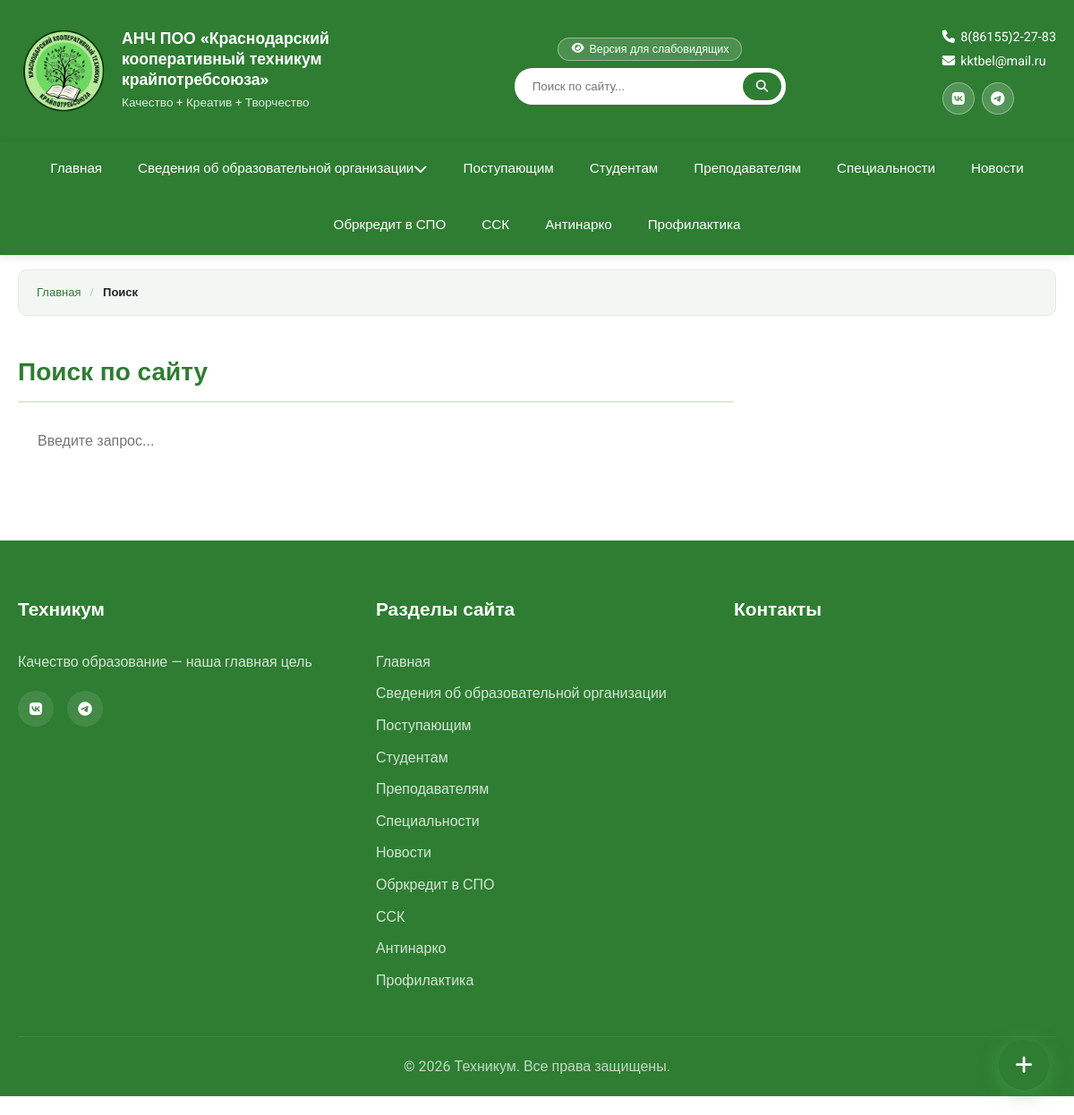
The page /search/ on the database as committed earlier.
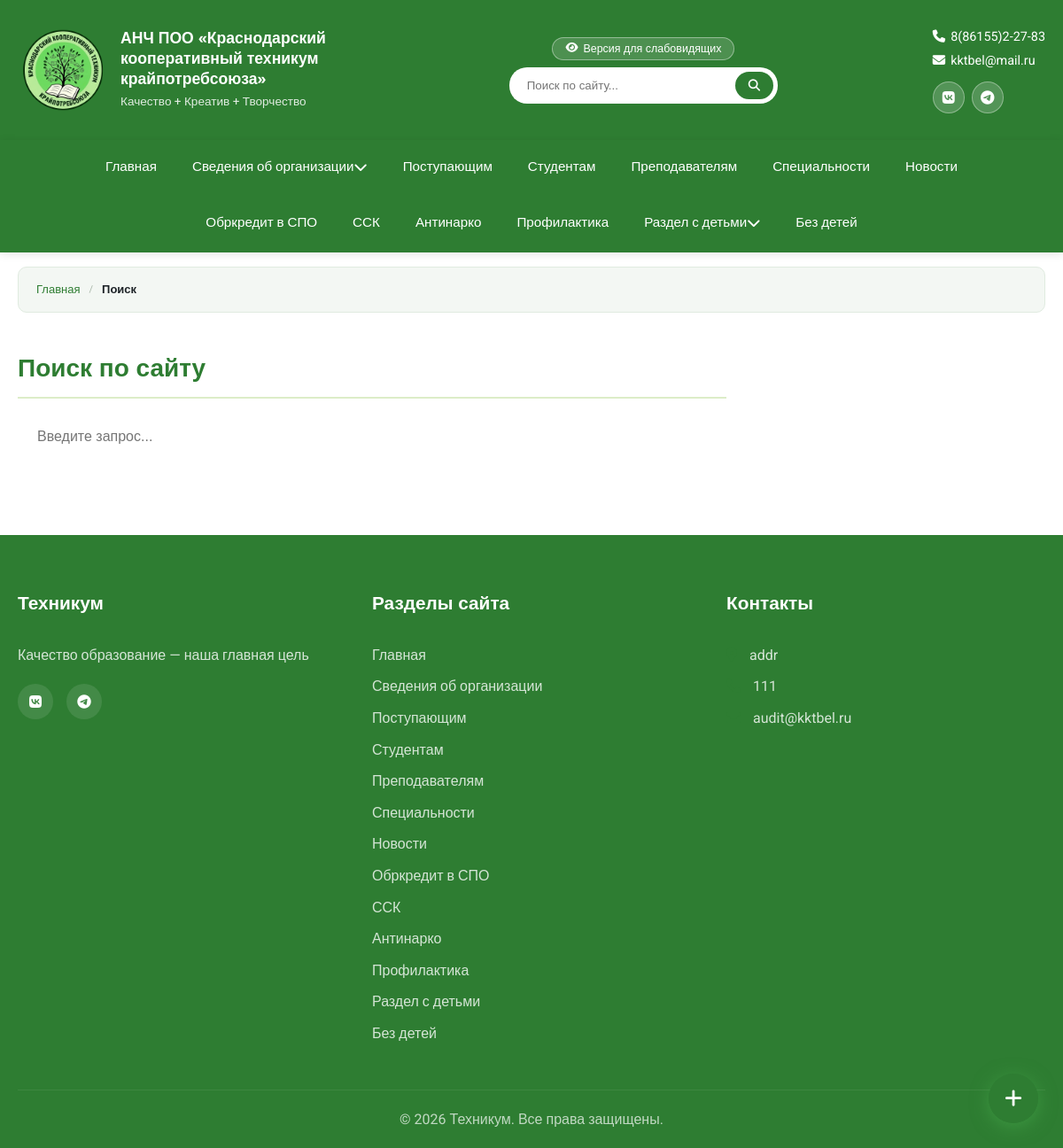
The same page on the database as committed later.
### cms/models.py (models this page shows, shortened)
class MenuItem(MPTTModel):
    title = models.CharField('Название', max_length=200)
    slug = models.SlugField('URL', max_length=200, unique=True, blank=True)
    parent = TreeForeignKey(
        'self',
        on_delete=models.CASCADE,
        null=True,
        blank=True,
        related_name='children',
        verbose_name='Родительский пункт'
    )
    page = models.OneToOneField(
        'Page',
        on_delete=models.SET_NULL,
        null=True,
        blank=True,
        related_name='menu_item',
        verbose_name='Связанная страница'
    )
    order = models.IntegerField('Порядок', default=0)
    is_active = models.BooleanField('Активен', default=True)
    created_at = models.DateTimeField('Создано', auto_now_add=True)
    updated_at = models.DateTimeField('Обновлено', auto_now=True)
    class MPTTMeta:
        order_insertion_by = ['order']
    class Meta:
        verbose_name = 'Пункт меню'
        verbose_name_plural = 'Навигационное меню'
        ordering = ['order', 'title']
    def get_absolute_url(self):
        children = self.get_children().filter(is_active=True).order_by('order', 'title')
        for child in children:
            if child.page_id:
                return child.page.get_absolute_url()
            if child.slug:
                return self._url_for_slug(child.slug)
        if self.page_id:
            return self.page.get_absolute_url()
        if self.slug:
            return self._url_for_slug(self.slug)
        return '#'
    @staticmethod
    def _url_for_slug(slug):
        if slug in ('news', 'novosti', 'novosti-test'):
            return '/news/'
        return f'/page/{slug}/'
    def get_active_children(self):
        return self.get_children().filter(is_active=True).order_by('order', 'title')

class HomePage(models.Model):
    site_name = models.CharField(
        'Название техникума',
        max_length=300,
        default='АНЧ ПОО «Краснодарский кооперативный техникум крайпотребсоюза»',
    )
    site_tagline = models.CharField('Слоган', max_length=200, default='Качество + Креатив + Творчество', blank=True)
    site_phone = models.CharField('Телефон', max_length=50, default='8(86155)2-27-83', blank=True)
    site_email = models.EmailField('Email', default='kktbel@mail.ru', blank=True)
    site_vk = models.URLField('ВКонтакте', default='https://vk.com/belkkt', blank=True)
    site_telegram = models.URLField('Telegram', default='https://t.me/belkkt', blank=True)
    welcome_title = models.CharField('Заголовок приветствия', max_length=200, default='Добро пожаловать!')
    welcome_text = models.TextField('Текст приветствия', blank=True)
    director_name = models.CharField('Имя директора', max_length=200, blank=True)
    director_position = models.CharField('Должность директора', max_length=200, blank=True)
    director_image = models.ImageField('Фото директора', upload_to='homepage/', blank=True)
    director_message = models.TextField('Обращение директора', blank=True)
    slider_title = models.CharField('Заголовок слайдера', max_length=200, default='Добро пожаловать в наш техникум!')
    slider_text = models.TextField('Текст слайдера', default='Мы готовим специалистов с 1944 года')
    slider_image = models.ImageField('Изображение слайдера', upload_to='homepage/', blank=True)
    bento_title = models.CharField('Заголовок быстрых ссылок', max_length=200, default='Быстрые ссылки')
    specialties_label = models.CharField('Подпись блока специальностей', max_length=100, default='Образование', blank=True)
    specialties_title = models.CharField(
        'Заголовок специальностей',
        max_length=300,
        default='Мы обучаем востребованным специальностям',
    )
    specialties_text = models.TextField(
        'Текст специальностей',
        blank=True,
        default='Среднее профессиональное образование по очной форме. Поступление после 9 и 11 классов.',
    )
    specialties_image = models.ImageField('Фото блока специальностей', upload_to='homepage/', blank=True)
    specialties_count = models.CharField('Число специальностей', max_length=10, default='7', blank=True)
    specialties_list = models.TextField(
        'Список специальностей (каждая с новой строки: иконка|название|код)',
        blank=True,
        help_text='Пример: fa-plane|Туризм и гостеприимство|43.02.16',
    )
    hotline_text = models.TextField('Текст телефона доверия', blank=True)
    vov_text = models.CharField('Текст блока ВОВ', max_length=300, blank=True, default='Победа в Великой Отечественной войне 1941-1945')
    vov_image = models.ImageField('Изображение ВОВ', upload_to='homepage/', blank=True)
    contacts_title = models.CharField('Заголовок контактов', max_length=200, default='Контакты')
    contacts_address = models.CharField('Адрес', max_length=300, blank=True)
    contacts_phone = models.CharField('Телефон контактов', max_length=100, blank=True)
    contacts_phone2 = models.CharField('Доп. телефон', max_length=100, blank=True)
    contacts_email = models.EmailField('Email контактов', blank=True)
    contacts_hours = models.CharField('Режим работы', max_length=200, blank=True)
    contacts_map_url = models.URLField('Ссылка на карту (iframe)', blank=True)
    footer_tagline = models.CharField(
        'Текст в подвале',
        max_length=300,
        default='Качество образование — наша главная цель',
        blank=True,
    )
    footer_copyright = models.CharField(
        'Копирайт',
        max_length=300,
        default='© 2026 Техникум. Все права защищены.',
        blank=True,
    )
    updated_at = models.DateTimeField('Обновлено', auto_now=True)
    class Meta:
        verbose_name = 'Главная страница'
        verbose_name_plural = 'Главная страница'
    @classmethod
    def load(cls):
        obj, created = cls.objects.get_or_create(pk=1)
        return obj

### cms/views.py (the view, shortened to what this page needs)
# urls.py: path('search/', views.search, name='search'),
def search(request):
    from .search_utils import search_pages, search_documents, search_news
    query = request.GET.get('q', '').strip()
    pages = []
    documents = []
    news_results = []
    context = {
        'query': query,
        'pages': pages,
        'documents': documents,
        'news_results': news_results,
        'total': len(list(pages)) + len(list(documents)) + len(list(news_results)),
    }
    return render(request, 'cms/search.html', context)

### cms/context_processors.py (called while the page is built)
def _dedupe_root_menu(items):
    items = list(items)
    best = {}
    for item in items:
        key = (item.title or '').strip().casefold()
        if not key:
            continue
        children = item.get_children().filter(is_active=True).count()
        score = (1 if item.page_id else 0, children, -item.order, item.pk)
        prev = best.get(key)
        if prev is None or score > prev[1]:
            best[key] = (item.pk, score)
    keep = {pk for pk, _ in best.values()}
    return [item for item in items if item.pk in keep]

def get_root_menu_items():
    menu_items = MenuItem.objects.filter(
        parent=None, is_active=True
    ).order_by('order', 'title')
    return _dedupe_root_menu(menu_items)

def site_context(request):
    homepage = HomePage.load()
    return {
        'site_settings': homepage,
        'menu_items': get_root_menu_items(),
    }

### cms/models.py (called while the page is built)
    def get_absolute_url(self):
        if self.slug == 'news':
            return '/news/'
        return f'/page/{self.slug}/'

### templates/cms/search.html (shortened to what this page needs)
{% extends 'cms/base.html' %}
{% load static %}
{% block content %}
<main>
<div class="container">
  <nav class="breadcrumbs" aria-label="Навигация по разделам">
    <a href="{% url 'cms:index' %}">Главная</a>
    <span class="crumb-sep" aria-hidden="true">/</span>
    <span class="crumb-current">Поиск</span>
  </nav>
  <div class="search-page">
    <h1 class="page-title">Поиск по сайту</h1>
    <form class="search-page__form" action="{% url 'cms:search' %}" method="get">
      <input type="text" name="q" value="{{ query }}" placeholder="Введите запрос..." autofocus>
      <button type="submit"><i class="fas fa-search"></i> Найти</button>
    </form>
  </div>
</div>
</main>
{% endblock %}

### templates/cms/base.html (shortened to what the changed rows need)
<!DOCTYPE html>
<html lang="ru">
<head>
    <link rel="stylesheet" href="https://cdnjs.cloudflare.com/ajax/libs/font-awesome/6.4.0/css/all.min.css">
    {% load static %}
    <link rel="stylesheet" href="{% static 'style.css' %}">
    <link rel="stylesheet" href="{% static 'media-styles.css' %}">
    <link rel="stylesheet" href="{% static 'css/responsive.css' %}">
</head>
<body>
<header class="header">
    <div class="container">
        <div class="header-inner">
            <div class="logo">
                <div class="logo-text">
                    <h1>{{ site_settings.site_name }}</h1>
                    {% if site_settings.site_tagline %}<p>{{ site_settings.site_tagline }}</p>{% endif %}
                </div>
            </div>
            <div class="header-contacts">
                {% if site_settings.site_phone %}<p><i class="fas fa-phone"></i> {{ site_settings.site_phone }}</p>{% endif %}
                {% if site_settings.site_email %}<p><i class="fas fa-envelope"></i> {{ site_settings.site_email }}</p>{% endif %}
                <div class="header-social">
                    {% if site_settings.site_vk %}
                    <a href="{{ site_settings.site_vk }}" target="_blank" rel="noopener" title="ВКонтакте" class="header-social-btn">
                    </a>
                    {% endif %}
                    {% if site_settings.site_telegram %}
                    <a href="{{ site_settings.site_telegram }}" target="_blank" rel="noopener" title="Telegram" class="header-social-btn">
                    </a>
                    {% endif %}
                </div>
            </div>
        </div>
    </div>
</header>
<nav class="main-nav">
    <div class="container">
        <ul class="nav-list" id="navList">
            {% for item in menu_items %}
            {% with children=item.get_active_children %}
            <li class="nav-item{% if children %} dropdown{% endif %}">
                <a href="{{ item.get_absolute_url }}"
                   class="nav-link {% if request.path == item.get_absolute_url %}active{% endif %}">
                    {{ item.title }}
                    {% if children %}<i class="fas fa-chevron-down" aria-hidden="true"></i>{% endif %}
                </a>
            </li>
            {% endwith %}
            {% endfor %}
        </ul>
    </div>
</nav>
{% block content %}{% endblock %}
<footer class="footer">
    <div class="container">
        <div class="footer-content">
            <div class="footer-section">
                <h3>Техникум</h3>
                <p>{{ site_settings.footer_tagline|default:"Качество образование — наша главная цель" }}</p>
                <div class="social-links">
                    {% if site_settings.site_vk %}<a href="{{ site_settings.site_vk }}"><i class="fab fa-vk"></i></a>{% endif %}
                    {% if site_settings.site_telegram %}<a href="{{ site_settings.site_telegram }}"><i class="fab fa-telegram"></i></a>{% endif %}
                </div>
            </div>
            <div class="footer-section">
                <ul>
                    {% for item in menu_items %}
                    <li><a href="{{ item.get_absolute_url }}">{{ item.title }}</a></li>
                    {% endfor %}
                </ul>
            </div>
            <div class="footer-section">
                <ul>
                    {% if site_settings.contacts_address %}<li><i class="fas fa-map-marker-alt"></i> {{ site_settings.contacts_address }}</li>{% endif %}
                    {% if site_settings.contacts_phone %}<li><i class="fas fa-phone"></i> {{ site_settings.contacts_phone }}</li>{% endif %}
                    {% if site_settings.contacts_email %}<li><i class="fas fa-envelope"></i> {{ site_settings.contacts_email }}</li>{% endif %}
                </ul>
            </div>
        </div>
        <div class="footer-bottom">
            <p>{{ site_settings.footer_copyright|default:"© 2026 Техникум. Все права защищены." }}</p>
        </div>
    </div>
</footer>
</body>
</html>

Rows that differ between the two databases and show on the page:
changed HomePage "АНЧ ПОО «Краснодарский кооперативный техникум крайпотребсоюза»": contacts_address (not shown) → "addr"; contacts_phone (not shown) → "111"; contacts_email (not shown) → "audit@kktbel.ru"
changed MenuItem: title "Сведения об образовательной организации" → "Сведения об организации"
added MenuItem: title "Раздел с детьми"
added MenuItem: title "Без детей"
